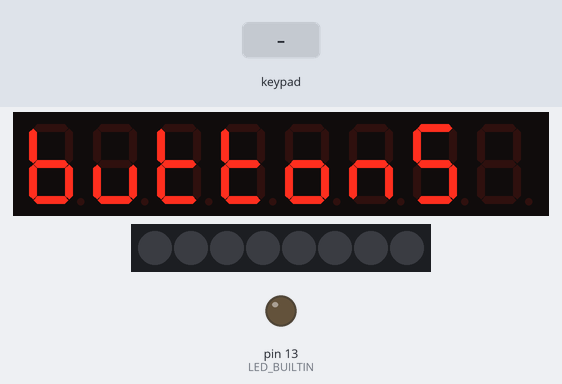
This sketch was run on a simulated Arduino Uno, built with avr-gcc and run on an emulated ATmega328P. Shown: 8-digit seven-segment display, 8 RGB LEDs in strip order, left to right, output pins drawn as LEDs (lit = HIGH). The test bench sets the inputs (shaded band).

Above: at 7.2 s.
7.3 s: keypad keys 1 2 pressed 0.4 s apart
At 9.0 s:
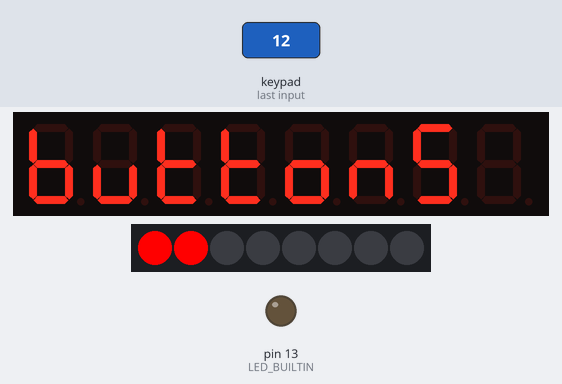
9.6 s: key '1' pressed
At 11.0 s:
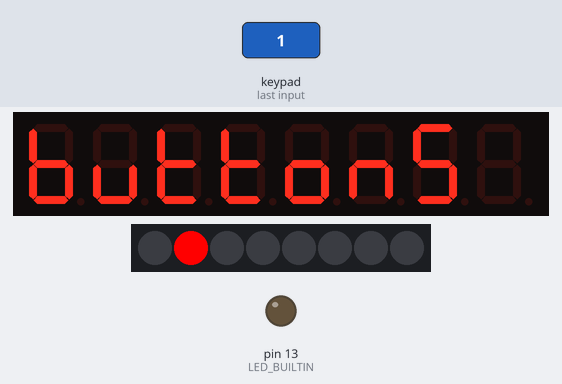
11.3 s: key '3' pressed
At 12.7 s:
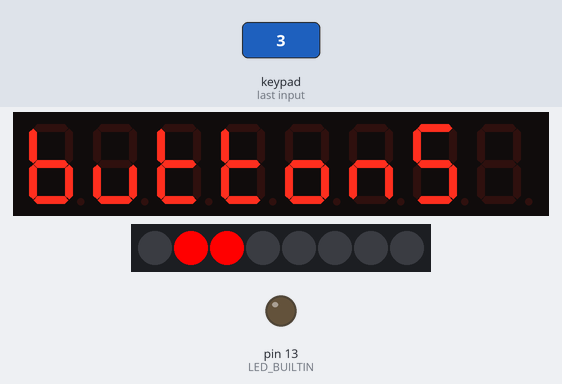
13.0 s: keypad keys 2 5 pressed 0.4 s apart
At 14.2 s:
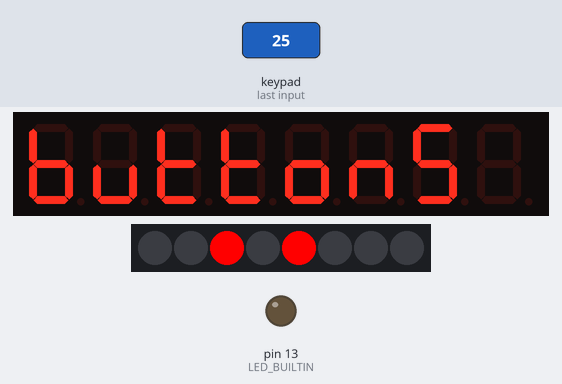
Timing chart, 0 to 16.0 s (numbered marks = the images above; inputs shaded):
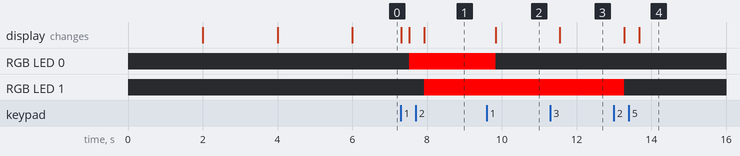

The sketch:

tm1638_screen.ino
```cpp
#include <TM1638lite.h>

// I/O pins on the Arduino connected to strobe, clock, data
// (power should go to 5v and GND)
TM1638lite tm(4, 7, 8);
uint8_t state = 0;
uint8_t desired = 0;

void setup() {
  // put your setup code here, to run once:
  Serial.begin(9600);
  // initialize digital pin LED_BUILTIN as an output.
  pinMode(LED_BUILTIN, OUTPUT);
  tm.reset();
  tm.displayText("Eh");
  //tm.setLED(0, 1);

  delay(2000);

  tm.displayASCII(6, 'u');
  tm.displayASCII(7, 'p');
  //tm.setLED(7, 1);

  delay(2000);

  tm.displayHex(0, 8);
  tm.displayHex(1, 9);
  tm.displayHex(2, 10);
  tm.displayHex(3, 11);
  tm.displayHex(4, 12);
  tm.displayHex(5, 13);
  tm.displayHex(6, 14);
  tm.displayHex(7, 15);

  delay(2000);


  tm.displayText("buttons");
}

void loop() {
  // put your main code here, to run repeatedly:
  //digitalWrite(LED_BUILTIN, HIGH);   // turn the LED on (HIGH is the voltage level)
  //delay(1000);                       // wait for a second
  //digitalWrite(LED_BUILTIN, LOW);    // turn the LED off by making the voltage LOW
  //delay(200);
  uint8_t buttons = tm.readButtons();
  delay(100);
  uint8_t buttons2 = tm.readButtons();
  // debounce buttons
  while (buttons == buttons2) {
    delay(100);
    buttons2 = tm.readButtons();
  }
  desired = state ^ buttons;
  doLEDs(desired);
  state = desired;
}

// scans the individual bits of value
void doLEDs(uint8_t value) {
  for (uint8_t position = 0; position < 8; position++) {
    tm.setLED(position, value & 1);
    value = value >> 1;
  }
}
```

Measured:
- after the input at 7.3 s, RGB LED 0: off → RGB(255, 0, 0) after 0.22 s; RGB LED 1: off → RGB(255, 0, 0) after 0.63 s
- after the input at 9.6 s, RGB LED 0: RGB(255, 0, 0) → off after 0.24 s
- after the input at 13.0 s, RGB LED 1: RGB(255, 0, 0) → off after 0.27 s
